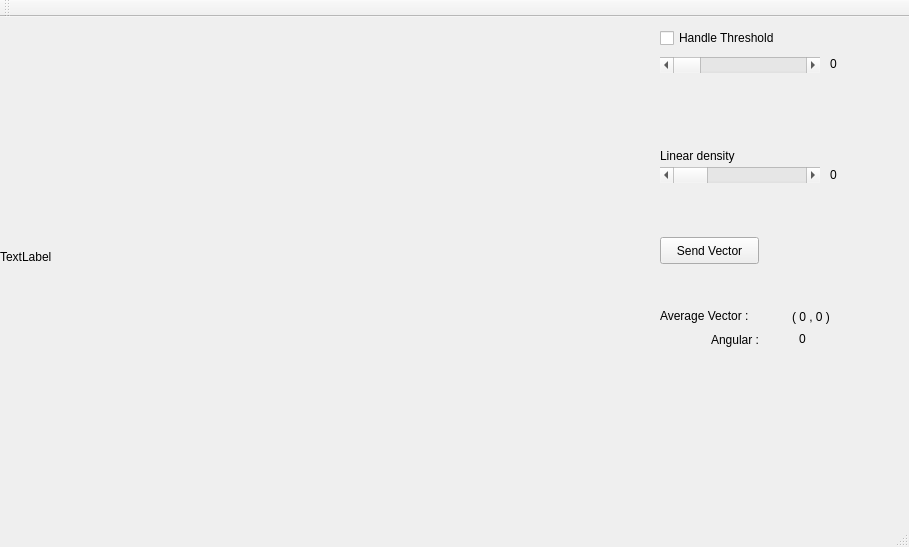
<?xml version="1.0" encoding="UTF-8"?>
<ui version="4.0">
 <class>sksVision_MainWindow</class>
 <widget class="QMainWindow" name="sksVision_MainWindow">
  <property name="geometry">
   <rect>
    <x>0</x>
    <y>0</y>
    <width>909</width>
    <height>547</height>
   </rect>
  </property>
  <property name="windowTitle">
   <string>sksVision_MainWindow</string>
  </property>
  <widget class="QWidget" name="centralWidget">
   <widget class="QLabel" name="showlabel">
    <property name="geometry">
     <rect>
      <x>0</x>
      <y>0</y>
      <width>640</width>
      <height>480</height>
     </rect>
    </property>
    <property name="text">
     <string>TextLabel</string>
    </property>
   </widget>
   <widget class="QCheckBox" name="checkbox_threshold">
    <property name="geometry">
     <rect>
      <x>660</x>
      <y>10</y>
      <width>171</width>
      <height>22</height>
     </rect>
    </property>
    <property name="text">
     <string>Handle Threshold</string>
    </property>
   </widget>
   <widget class="QScrollBar" name="bar_threshold">
    <property name="geometry">
     <rect>
      <x>660</x>
      <y>40</y>
      <width>160</width>
      <height>16</height>
     </rect>
    </property>
    <property name="minimum">
     <number>0</number>
    </property>
    <property name="maximum">
     <number>255</number>
    </property>
    <property name="orientation">
     <enum>Qt::Horizontal</enum>
    </property>
   </widget>
   <widget class="QLabel" name="shownum_threshold">
    <property name="geometry">
     <rect>
      <x>830</x>
      <y>38</y>
      <width>31</width>
      <height>17</height>
     </rect>
    </property>
    <property name="text">
     <string>0</string>
    </property>
   </widget>
   <widget class="QScrollBar" name="bar_linear">
    <property name="geometry">
     <rect>
      <x>660</x>
      <y>150</y>
      <width>160</width>
      <height>16</height>
     </rect>
    </property>
    <property name="minimum">
     <number>1</number>
    </property>
    <property name="maximum">
     <number>30</number>
    </property>
    <property name="orientation">
     <enum>Qt::Horizontal</enum>
    </property>
   </widget>
   <widget class="QLabel" name="shownum_linear">
    <property name="geometry">
     <rect>
      <x>830</x>
      <y>149</y>
      <width>31</width>
      <height>17</height>
     </rect>
    </property>
    <property name="text">
     <string>0</string>
    </property>
   </widget>
   <widget class="QLabel" name="label_linear">
    <property name="geometry">
     <rect>
      <x>660</x>
      <y>130</y>
      <width>141</width>
      <height>17</height>
     </rect>
    </property>
    <property name="text">
     <string>Linear density</string>
    </property>
   </widget>
   <widget class="QPushButton" name="pushButton_vector">
    <property name="geometry">
     <rect>
      <x>660</x>
      <y>220</y>
      <width>99</width>
      <height>27</height>
     </rect>
    </property>
    <property name="text">
     <string>Send Vector</string>
    </property>
   </widget>
   <widget class="QLabel" name="label_avgVector">
    <property name="geometry">
     <rect>
      <x>660</x>
      <y>290</y>
      <width>111</width>
      <height>17</height>
     </rect>
    </property>
    <property name="text">
     <string>Average Vector :</string>
    </property>
   </widget>
   <widget class="QLabel" name="label_angular">
    <property name="geometry">
     <rect>
      <x>711</x>
      <y>313</y>
      <width>61</width>
      <height>20</height>
     </rect>
    </property>
    <property name="text">
     <string>Angular :</string>
    </property>
   </widget>
   <widget class="QLabel" name="shownum_avgVector">
    <property name="geometry">
     <rect>
      <x>792</x>
      <y>290</y>
      <width>91</width>
      <height>20</height>
     </rect>
    </property>
    <property name="text">
     <string>( 0 , 0 )</string>
    </property>
   </widget>
   <widget class="QLabel" name="shownum_angular">
    <property name="geometry">
     <rect>
      <x>799</x>
      <y>312</y>
      <width>61</width>
      <height>20</height>
     </rect>
    </property>
    <property name="text">
     <string>0</string>
    </property>
   </widget>
  </widget>
  <widget class="QMenuBar" name="menuBar">
   <property name="geometry">
    <rect>
     <x>0</x>
     <y>0</y>
     <width>909</width>
     <height>25</height>
    </rect>
   </property>
  </widget>
  <widget class="QToolBar" name="mainToolBar">
   <attribute name="toolBarArea">
    <enum>TopToolBarArea</enum>
   </attribute>
   <attribute name="toolBarBreak">
    <bool>false</bool>
   </attribute>
  </widget>
  <widget class="QStatusBar" name="statusBar"/>
 </widget>
 <layoutdefault spacing="6" margin="11"/>
 <resources/>
 <connections/>
</ui>
